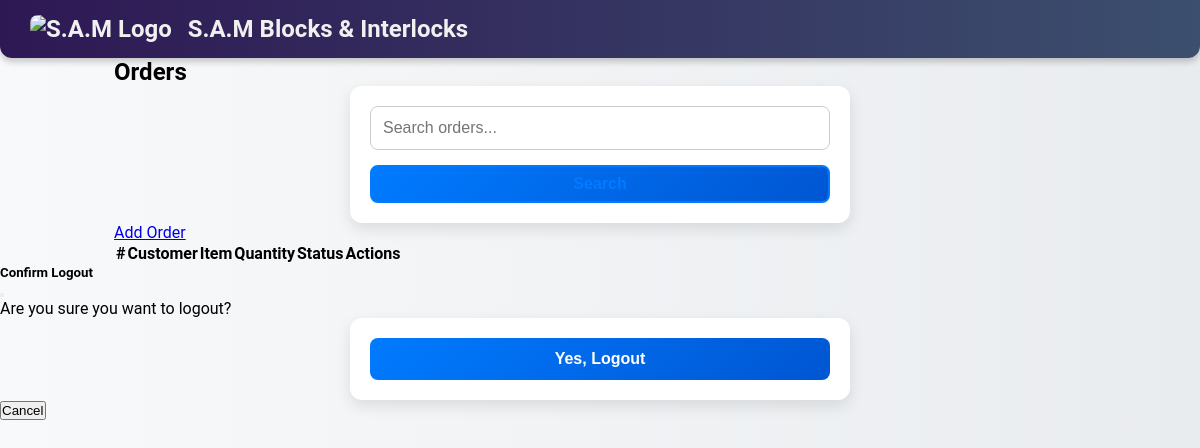
The page /orders on the database as committed earlier.
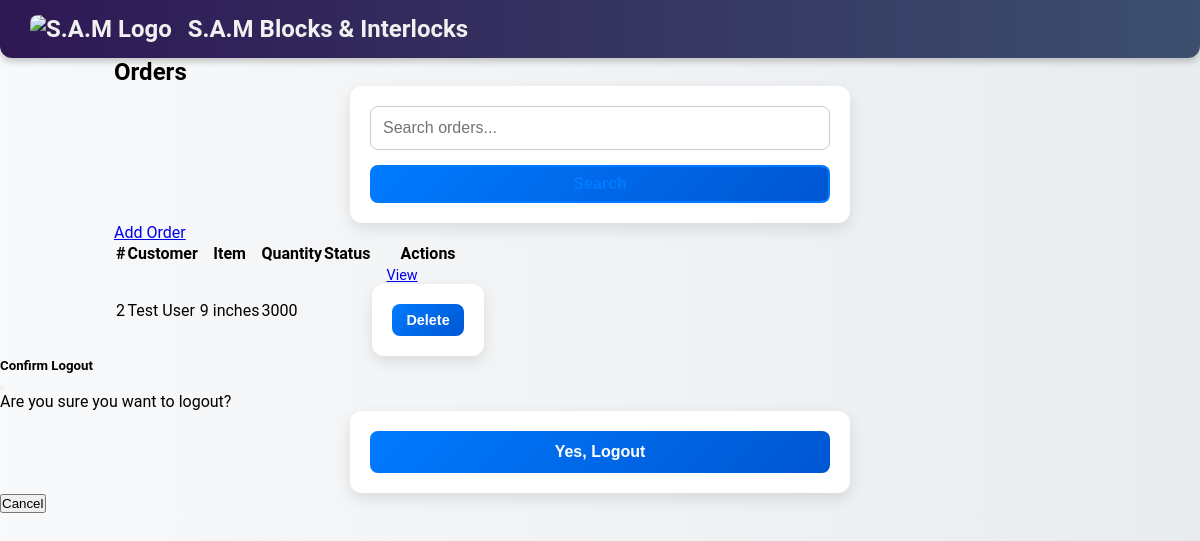
The same page on the database as committed later.
### tables this page shows
CREATE TABLE orders (
    id INTEGER PRIMARY KEY AUTOINCREMENT,
    customer_id INTEGER NOT NULL,
    item_type TEXT NOT NULL,  -- Add this column
    qty INTEGER NOT NULL,
    order_date TEXT DEFAULT CURRENT_TIMESTAMP,
    FOREIGN KEY (customer_id) REFERENCES customers(id)
);

CREATE TABLE customers (
    id INTEGER PRIMARY KEY,
    name TEXT NOT NULL,
    email TEXT NOT NULL UNIQUE,
    phone TEXT,
    password TEXT NOT NULL
, role TEXT DEFAULT "Customer");

### app.py (the view)
@app.route('/orders')
def list_orders():
    db = get_db()
    orders = db.execute('''
        SELECT orders.id, customers.name AS customer_name, orders.item_type, orders.qty
        FROM orders        JOIN customers ON orders.customer_id = customers.id
    ''').fetchall()
    return render_template('orders/list.html', orders=orders)

### app.py (called while the page is built)
def get_db():
    db = getattr(g, '_database', None)
    if db is None:
        db = g._database = sqlite3.connect(app.config['DATABASE'])
        db.row_factory = sqlite3.Row
    return db

@app.before_request
def restrict_access():
    if 'user_id' in session and session.get('role') != 'Admin':
        restricted_routes = ['/materials/add', '/orders/<int:order_id>/delete']
        if request.path in restricted_routes:
            flash('You do not have permission to access this page.', 'danger')
            return redirect(url_for('index'))

### templates/orders/list.html (shortened to what this page needs)
{% extends "index.html" %}
{% block content %}
<div class="container mt-5">
    <h2 class="text-center text-primary">Orders</h2>
    <div class="d-flex justify-content-between mb-3">
        <form class="d-flex" method="GET" action="{{ url_for('search') }}">
            <input class="form-control me-2" type="search" name="q" placeholder="Search orders..." aria-label="Search">
            <button class="btn btn-outline-primary" type="submit">Search</button>
        </form>
        <a href="{{ url_for('add_order') }}" class="btn btn-success">Add Order</a>
    </div>
    <table class="table table-hover">
        <thead class="table-primary">
            <tr>
                <th>#</th>
                <th>Customer</th>
                <th>Item</th>
                <th>Quantity</th>
                <th>Status</th>
                <th>Actions</th>
            </tr>
        </thead>
        <tbody>
            {% for order in orders %}
            <tr>
                <td>{{ order.id }}</td>
                <td>{{ order.customer_name }}</td>
                <td>{{ order.item_type }}</td>
                <td>{{ order.qty }}</td>
                <td>
                </td>
                <td>
                    <a href="{{ url_for('view_order', order_id=order.id) }}" class="btn btn-info btn-sm">View</a>
                    <form method="POST" action="{{ url_for('delete_order', order_id=order.id) }}" class="d-inline">
                        <button type="submit" class="btn btn-danger btn-sm">Delete</button>
                    </form>
                </td>
            </tr>
            {% endfor %}
        </tbody>
    </table>
</div>
{% endblock %}

Rows that differ between the two databases and show on the page:
added orders: id "2", customer_name "Test User", item_type "9 inches", qty "3000"
